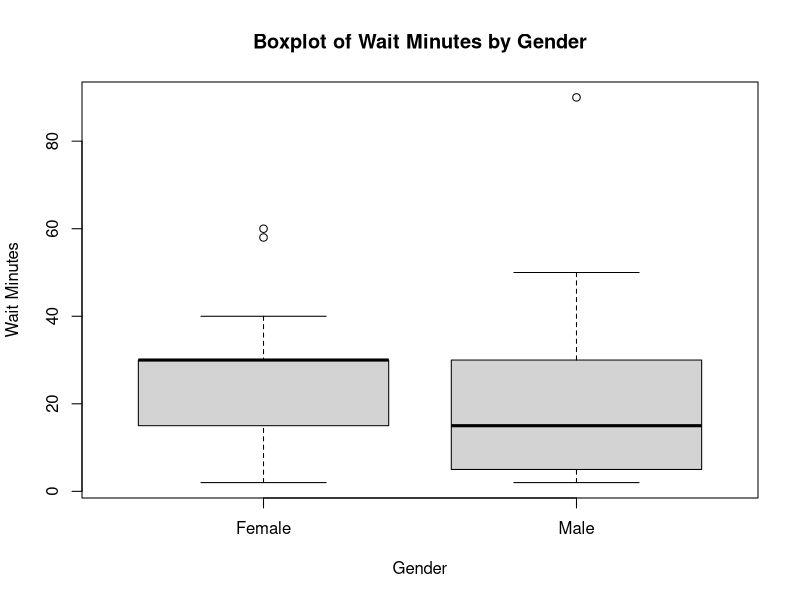

Generate this figure with R:
visit = read.csv("Telemedicine_extract.csv")

t.test(visit$WaitMinutes~visit$Gender, data=visit)

boxplot(visit$WaitMinutes~visit$Gender, data=visit, 
        main = "Boxplot of Wait Minutes by Gender",
        xlab="Gender", 
        ylab="Wait Minutes")

dev.off()        
